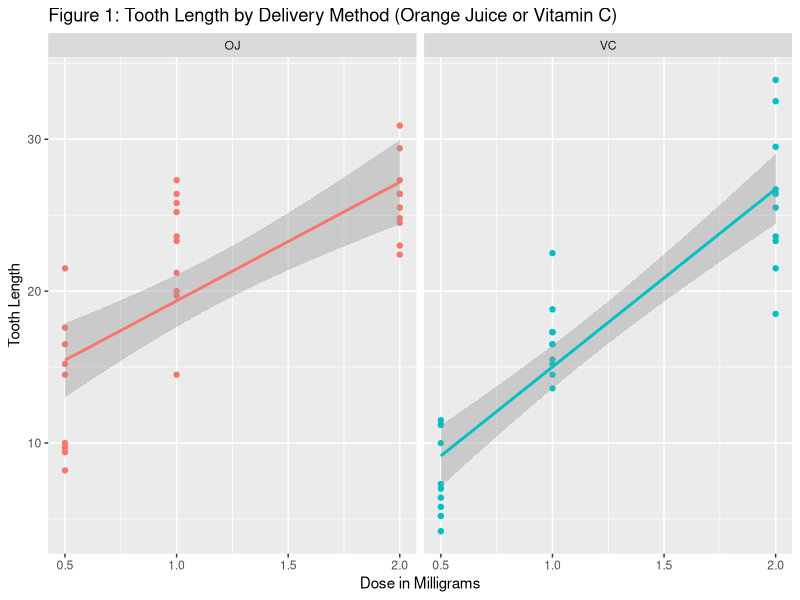

Recreate this plot in R.
## ---- chunk 1
#library(dplyr)
library(ggplot2)
## ---- chunk 2
## Visualize the data
ggplot(data = ToothGrowth, aes(x=dose, y=len, color=supp))+geom_point()+xlab('Dose in Milligrams')+ylab('Tooth Length')+facet_grid(. ~ supp)+theme(legend.position='none')+ggtitle('Figure 1: Tooth Length by Delivery Method (Orange Juice or Vitamin C)')+stat_smooth(method=lm)
